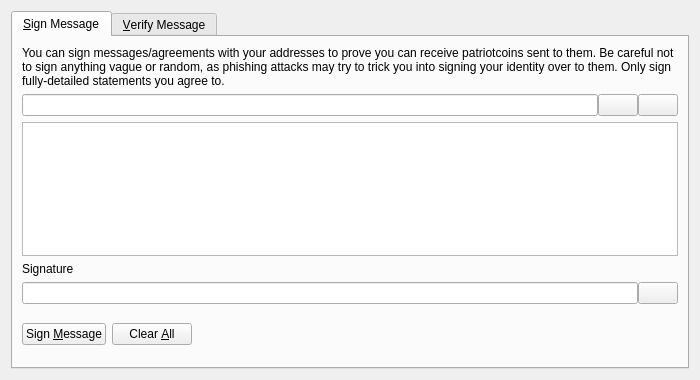
<?xml version="1.0" encoding="UTF-8"?>
<ui version="4.0">
 <class>SignVerifyMessageDialog</class>
 <widget class="QDialog" name="SignVerifyMessageDialog">
  <property name="geometry">
   <rect>
    <x>0</x>
    <y>0</y>
    <width>700</width>
    <height>380</height>
   </rect>
  </property>
  <property name="windowTitle">
   <string>Signatures - Sign / Verify a Message</string>
  </property>
  <property name="modal">
   <bool>true</bool>
  </property>
  <layout class="QVBoxLayout" name="verticalLayout">
   <item>
    <widget class="QTabWidget" name="tabWidget">
     <property name="currentIndex">
      <number>0</number>
     </property>
     <widget class="QWidget" name="tabSignMessage">
      <attribute name="title">
       <string>&amp;Sign Message</string>
      </attribute>
      <layout class="QVBoxLayout" name="verticalLayout_SM">
       <item>
        <widget class="QLabel" name="infoLabel_SM">
         <property name="text">
          <string>You can sign messages/agreements with your addresses to prove you can receive patriotcoins sent to them. Be careful not to sign anything vague or random, as phishing attacks may try to trick you into signing your identity over to them. Only sign fully-detailed statements you agree to.</string>
         </property>
         <property name="textFormat">
          <enum>Qt::PlainText</enum>
         </property>
         <property name="wordWrap">
          <bool>true</bool>
         </property>
        </widget>
       </item>
       <item>
        <layout class="QHBoxLayout" name="horizontalLayout_1_SM">
         <property name="spacing">
          <number>0</number>
         </property>
         <item>
          <widget class="QValidatedLineEdit" name="addressIn_SM">
           <property name="toolTip">
            <string>The Patriotcoin address to sign the message with</string>
           </property>
          </widget>
         </item>
         <item>
          <widget class="QPushButton" name="addressBookButton_SM">
           <property name="toolTip">
            <string>Choose previously used address</string>
           </property>
           <property name="text">
            <string/>
           </property>
           <property name="icon">
            <iconset resource="../bitcoin.qrc">
             <normaloff>:/icons/address-book</normaloff>:/icons/address-book</iconset>
           </property>
           <property name="shortcut">
            <string>Alt+A</string>
           </property>
           <property name="autoDefault">
            <bool>false</bool>
           </property>
          </widget>
         </item>
         <item>
          <widget class="QPushButton" name="pasteButton_SM">
           <property name="toolTip">
            <string>Paste address from clipboard</string>
           </property>
           <property name="text">
            <string/>
           </property>
           <property name="icon">
            <iconset resource="../bitcoin.qrc">
             <normaloff>:/icons/editpaste</normaloff>:/icons/editpaste</iconset>
           </property>
           <property name="shortcut">
            <string>Alt+P</string>
           </property>
           <property name="autoDefault">
            <bool>false</bool>
           </property>
          </widget>
         </item>
        </layout>
       </item>
       <item>
        <widget class="QPlainTextEdit" name="messageIn_SM">
         <property name="toolTip">
          <string>Enter the message you want to sign here</string>
         </property>
        </widget>
       </item>
       <item>
        <widget class="QLabel" name="signatureLabel_SM">
         <property name="text">
          <string>Signature</string>
         </property>
         <property name="textFormat">
          <enum>Qt::PlainText</enum>
         </property>
        </widget>
       </item>
       <item>
        <layout class="QHBoxLayout" name="horizontalLayout_2_SM">
         <property name="spacing">
          <number>0</number>
         </property>
         <item>
          <widget class="QLineEdit" name="signatureOut_SM">
           <property name="font">
            <font>
             <italic>true</italic>
            </font>
           </property>
           <property name="readOnly">
            <bool>true</bool>
           </property>
          </widget>
         </item>
         <item>
          <widget class="QPushButton" name="copySignatureButton_SM">
           <property name="toolTip">
            <string>Copy the current signature to the system clipboard</string>
           </property>
           <property name="text">
            <string/>
           </property>
           <property name="icon">
            <iconset resource="../bitcoin.qrc">
             <normaloff>:/icons/editcopy</normaloff>:/icons/editcopy</iconset>
           </property>
           <property name="autoDefault">
            <bool>false</bool>
           </property>
          </widget>
         </item>
        </layout>
       </item>
       <item>
        <layout class="QHBoxLayout" name="horizontalLayout_3_SM">
         <item>
          <widget class="QPushButton" name="signMessageButton_SM">
           <property name="toolTip">
            <string>Sign the message to prove you own this Patriotcoin address</string>
           </property>
           <property name="text">
            <string>Sign &amp;Message</string>
           </property>
           <property name="icon">
            <iconset resource="../bitcoin.qrc">
             <normaloff>:/icons/edit</normaloff>:/icons/edit</iconset>
           </property>
           <property name="autoDefault">
            <bool>false</bool>
           </property>
          </widget>
         </item>
         <item>
          <widget class="QPushButton" name="clearButton_SM">
           <property name="toolTip">
            <string>Reset all sign message fields</string>
           </property>
           <property name="text">
            <string>Clear &amp;All</string>
           </property>
           <property name="icon">
            <iconset resource="../bitcoin.qrc">
             <normaloff>:/icons/remove</normaloff>:/icons/remove</iconset>
           </property>
           <property name="autoDefault">
            <bool>false</bool>
           </property>
          </widget>
         </item>
         <item>
          <spacer name="horizontalSpacer_1_SM">
           <property name="orientation">
            <enum>Qt::Horizontal</enum>
           </property>
           <property name="sizeHint" stdset="0">
            <size>
             <width>40</width>
             <height>48</height>
            </size>
           </property>
          </spacer>
         </item>
         <item>
          <widget class="QLabel" name="statusLabel_SM">
           <property name="font">
            <font>
             <weight>75</weight>
             <bold>true</bold>
            </font>
           </property>
           <property name="text">
            <string/>
           </property>
           <property name="wordWrap">
            <bool>true</bool>
           </property>
          </widget>
         </item>
         <item>
          <spacer name="horizontalSpacer_2_SM">
           <property name="orientation">
            <enum>Qt::Horizontal</enum>
           </property>
           <property name="sizeHint" stdset="0">
            <size>
             <width>40</width>
             <height>48</height>
            </size>
           </property>
          </spacer>
         </item>
        </layout>
       </item>
      </layout>
     </widget>
     <widget class="QWidget" name="tabVerifyMessage">
      <attribute name="title">
       <string>&amp;Verify Message</string>
      </attribute>
      <layout class="QVBoxLayout" name="verticalLayout_VM">
       <item>
        <widget class="QLabel" name="infoLabel_VM">
         <property name="text">
          <string>Enter the receiver's address, message (ensure you copy line breaks, spaces, tabs, etc. exactly) and signature below to verify the message. Be careful not to read more into the signature than what is in the signed message itself, to avoid being tricked by a man-in-the-middle attack. Note that this only proves the signing party receives with the address, it cannot prove sendership of any transaction!</string>
         </property>
         <property name="textFormat">
          <enum>Qt::PlainText</enum>
         </property>
         <property name="alignment">
          <set>Qt::AlignLeading|Qt::AlignLeft|Qt::AlignTop</set>
         </property>
         <property name="wordWrap">
          <bool>true</bool>
         </property>
        </widget>
       </item>
       <item>
        <layout class="QHBoxLayout" name="horizontalLayout_1_VM">
         <property name="spacing">
          <number>0</number>
         </property>
         <item>
          <widget class="QValidatedLineEdit" name="addressIn_VM">
           <property name="toolTip">
            <string>The Patriotcoin address the message was signed with</string>
           </property>
          </widget>
         </item>
         <item>
          <widget class="QPushButton" name="addressBookButton_VM">
           <property name="toolTip">
            <string>Choose previously used address</string>
           </property>
           <property name="text">
            <string/>
           </property>
           <property name="icon">
            <iconset resource="../bitcoin.qrc">
             <normaloff>:/icons/address-book</normaloff>:/icons/address-book</iconset>
           </property>
           <property name="shortcut">
            <string>Alt+A</string>
           </property>
           <property name="autoDefault">
            <bool>false</bool>
           </property>
          </widget>
         </item>
        </layout>
       </item>
       <item>
        <widget class="QPlainTextEdit" name="messageIn_VM"/>
       </item>
       <item>
        <widget class="QValidatedLineEdit" name="signatureIn_VM"/>
       </item>
       <item>
        <layout class="QHBoxLayout" name="horizontalLayout_2_VM">
         <item>
          <widget class="QPushButton" name="verifyMessageButton_VM">
           <property name="toolTip">
            <string>Verify the message to ensure it was signed with the specified Patriotcoin address</string>
           </property>
           <property name="text">
            <string>Verify &amp;Message</string>
           </property>
           <property name="icon">
            <iconset resource="../bitcoin.qrc">
             <normaloff>:/icons/transaction_0</normaloff>:/icons/transaction_0</iconset>
           </property>
           <property name="autoDefault">
            <bool>false</bool>
           </property>
          </widget>
         </item>
         <item>
          <widget class="QPushButton" name="clearButton_VM">
           <property name="toolTip">
            <string>Reset all verify message fields</string>
           </property>
           <property name="text">
            <string>Clear &amp;All</string>
           </property>
           <property name="icon">
            <iconset resource="../bitcoin.qrc">
             <normaloff>:/icons/remove</normaloff>:/icons/remove</iconset>
           </property>
           <property name="autoDefault">
            <bool>false</bool>
           </property>
          </widget>
         </item>
         <item>
          <spacer name="horizontalSpacer_1_VM">
           <property name="orientation">
            <enum>Qt::Horizontal</enum>
           </property>
           <property name="sizeHint" stdset="0">
            <size>
             <width>40</width>
             <height>48</height>
            </size>
           </property>
          </spacer>
         </item>
         <item>
          <widget class="QLabel" name="statusLabel_VM">
           <property name="font">
            <font>
             <weight>75</weight>
             <bold>true</bold>
            </font>
           </property>
           <property name="text">
            <string/>
           </property>
           <property name="wordWrap">
            <bool>true</bool>
           </property>
          </widget>
         </item>
         <item>
          <spacer name="horizontalSpacer_2_VM">
           <property name="orientation">
            <enum>Qt::Horizontal</enum>
           </property>
           <property name="sizeHint" stdset="0">
            <size>
             <width>40</width>
             <height>48</height>
            </size>
           </property>
          </spacer>
         </item>
        </layout>
       </item>
      </layout>
     </widget>
    </widget>
   </item>
  </layout>
 </widget>
 <customwidgets>
  <customwidget>
   <class>QValidatedLineEdit</class>
   <extends>QLineEdit</extends>
   <header>qvalidatedlineedit.h</header>
  </customwidget>
 </customwidgets>
 <resources>
  <include location="../bitcoin.qrc"/>
 </resources>
 <connections/>
</ui>
